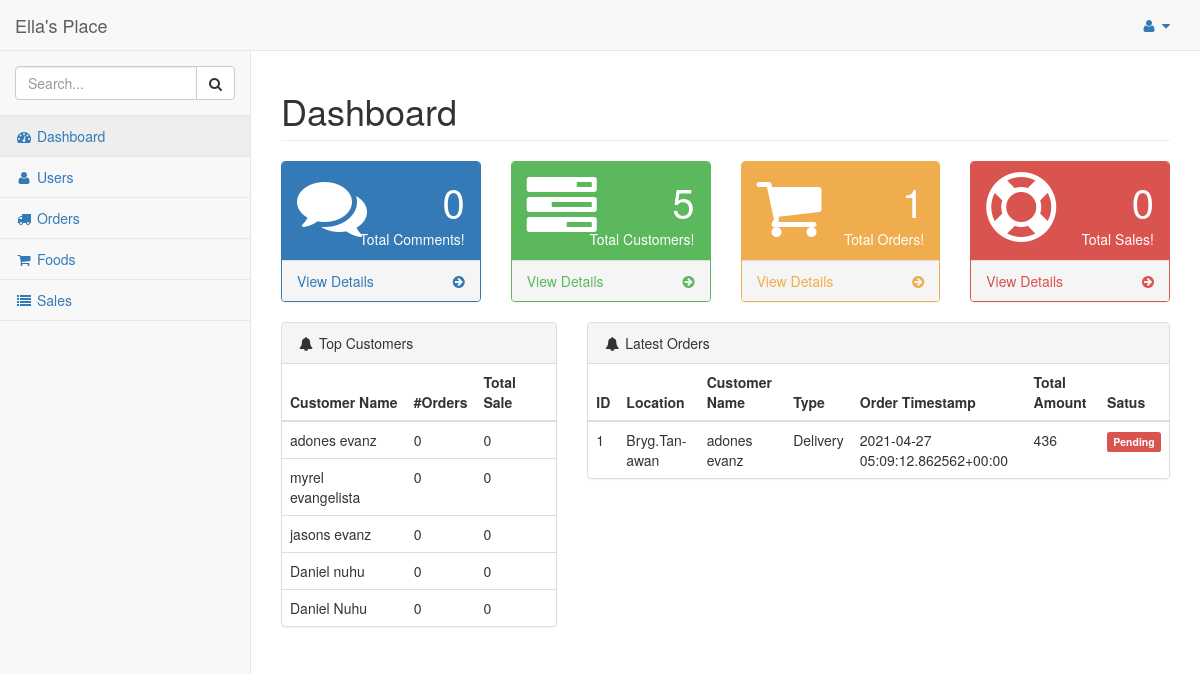
Page /dashboard/admin/ (signed in) on the committed database.
### hotel/models.py (models this page shows, shortened)
class Customer(models.Model):
    pending = 'Pending'
    verified = 'Verified'
    STATUS = (
        (pending,pending),
        (verified,verified),
    )
    customer = models.ForeignKey(User, on_delete=models.CASCADE)
    address = models.TextField()
    contact = models.CharField(max_length = 10)
    orders = models.IntegerField(default=0)
    total_sale = models.IntegerField(default=0)

class Order(models.Model):
    pending = 'Pending'
    completed = 'Completed'
    STATUS = (
        (pending,pending),
        (completed,completed),
    )
    cod = 'Cash On Delivery'
    card = 'Card Payment'
    upi = 'UPI Payment'
    PAYMENT = (
        (cod,cod),
        (card,card),
        (upi,upi),
    )
    pickup = 'PickUp'
    delivery = 'Delivery'
    TYPE = (
        (pickup, pickup),
        (delivery, delivery),
    )
    customer = models.ForeignKey(Customer,on_delete=models.CASCADE)
    order_timestamp = models.CharField(max_length=100, blank=True)
    delivery_timestamp = models.CharField(max_length=100, blank=True)
    payment_status = models.CharField(max_length = 100, choices = STATUS)
    delivery_status = models.CharField(max_length = 100, choices = STATUS)
    if_cancelled = models.BooleanField(default = False)
    total_amount = models.IntegerField()
    payment_method = models.CharField(max_length = 100, choices = PAYMENT)
    location = models.CharField(max_length=200, blank=True, null=True)
    delivery_boy = models.ForeignKey(Staff,on_delete=models.CASCADE, null=True, blank=True)

### hotel/views.py (the view)
# urls.py: url(r'^dashboard/admin/$', views.dashboard_admin, name='dashboard_admin'),
@login_required
@staff_member_required
def dashboard_admin(request):
    comments = Comment.objects.count()
    orders = Order.objects.count()
    customers = Customer.objects.count()
    completed_orders = Order.objects.filter(payment_status="Completed")
    top_customers = Customer.objects.filter().order_by('-total_sale')
    latest_orders = Order.objects.filter().order_by('-order_timestamp')
    datas = Data.objects.filter().order_by('date')
    sales = 0
    for order in completed_orders:
        sales += order.total_amount
    context = {
        'comments':comments,
        'orders':orders,
        'customers':customers,
        'sales':sales,
        'top_customers': top_customers,
        'latest_orders':latest_orders,
        'datas':datas,
    }
    return render(request, 'admin_temp/index.html', context)

### hotel/templates/admin_temp/index.html (shortened to what this page needs)
{% load staticfiles %}
{% include "includes/base.html" %}
{% include "includes/navbarheader.html" %}
{% include "includes/navtop.html" %}
{% include "includes/sidemenu.html" %}
</nav>
<div id="page-wrapper">
    <div class="row">
        <div class="col-lg-12">
            <h1 class="page-header">Dashboard</h1>
        </div>
    </div>
    <div class="row">
        <div class="col-lg-3 col-md-6">
            <div class="panel panel-primary">
                <div class="panel-heading">
                    <div class="row">
                        <div class="col-xs-3">
                            <i class="fa fa-comments fa-5x"></i>
                        </div>
                        <div class="col-xs-9 text-right">
                            <div class="huge">{{comments}}</div>
                            <div>Total Comments!</div>
                        </div>
                    </div>
                </div>
                <a href="#">
                    <div class="panel-footer">
                        <span class="pull-left">View Details</span>
                        <span class="pull-right">
                            <i class="fa fa-arrow-circle-right"></i>
                        </span>
                        <div class="clearfix"></div>
                    </div>
                </a>
            </div>
        </div>
        <div class="col-lg-3 col-md-6">
            <div class="panel panel-green">
                <div class="panel-heading">
                    <div class="row">
                        <div class="col-xs-3">
                            <i class="fa fa-tasks fa-5x"></i>
                        </div>
                        <div class="col-xs-9 text-right">
                            <div class="huge">{{customers}}</div>
                            <div>Total Customers!</div>
                        </div>
                    </div>
                </div>
                <a href="{% url 'hotel:users_admin' %}">
                    <div class="panel-footer">
                        <span class="pull-left">View Details</span>
                        <span class="pull-right">
                            <i class="fa fa-arrow-circle-right"></i>
                        </span>
                        <div class="clearfix"></div>
                    </div>
                </a>
            </div>
        </div>
        <div class="col-lg-3 col-md-6">
            <div class="panel panel-yellow">
                <div class="panel-heading">
                    <div class="row">
                        <div class="col-xs-3">
                            <i class="fa fa-shopping-cart fa-5x"></i>
                        </div>
                        <div class="col-xs-9 text-right">
                            <div class="huge">{{orders}}</div>
                            <div>Total Orders!</div>
                        </div>
                    </div>
                </div>
                <a href="{% url 'hotel:orders_admin' %}">
                    <div class="panel-footer">
                        <span class="pull-left">View Details</span>
                        <span class="pull-right">
                            <i class="fa fa-arrow-circle-right"></i>
                        </span>
                        <div class="clearfix"></div>
                    </div>
                </a>
            </div>
        </div>
        <div class="col-lg-3 col-md-6">
            <div class="panel panel-red">
                <div class="panel-heading">
                    <div class="row">
                        <div class="col-xs-3">
                            <i class="fa fa-support fa-5x"></i>
                        </div>
                        <div class="col-xs-9 text-right">
                            <div class="huge">{{sales}}</div>
                            <div>Total Sales!</div>
                        </div>
                    </div>
                </div>
                <a href="{% url 'hotel:sales_admin' %}">
                    <div class="panel-footer">
                        <span class="pull-left">View Details</span>
                        <span class="pull-right">
                            <i class="fa fa-arrow-circle-right"></i>
                        </span>
                        <div class="clearfix"></div>
                    </div>
                </a>
            </div>
        </div>
    </div>
            <div class="row">
                <div class="col-lg-4">
                    <div class="panel panel-default">
                        <div class="panel-heading">
                            <i class="fa fa-bell fa-fw"></i> Top Customers
                        </div>
                        <table class="table">
                          <thead>
                            <tr>
                              <th scope="col">Customer Name</th>
                              <th scope="col">#Orders</th>
                              <th scope="col">Total Sale</th>
                            </tr>
                          </thead>
                          <tbody>
                            {% for customer in top_customers %}
                            <tr>
                              <td>{{customer.customer.first_name}} {{customer.customer.last_name}}</td>
                              <td>{{customer.orders}}</td>
                              <td>{{customer.total_sale}}</td>
                            </tr>
                            {% endfor %}
                          </tbody>
                        </table>
                    </div>
                </div>
                <div class="col-lg-8">
                    <div class="panel panel-default">
                        <div class="panel-heading">
                            <i class="fa fa-bell fa-fw"></i> Latest Orders
                        </div>
                        <table class="table">
                          <thead>
                            <tr>
                              <th scope="col">ID</th>
                              <th scope="col">Location</th>
                              <th scope="col">Customer Name</th>
                              <th scope="col">Type</th>
                              <th scope="col">Order Timestamp</th>
                              <th scope="col">Total Amount</th>
                              <th scope="col">Satus</th>
                            </tr>
                          </thead>
                          <tbody>
                            {% for order in latest_orders %}
                            <tr>
                              <td>{{order.id}}</td>
                              <td>{{order.location}}</td>
                              <td>{{order.customer.customer.first_name}} {{order.customer.customer.last_name}}</td>
                              <td>Delivery</td>
                              <td>{{order.order_timestamp}}</td>
                              <td>{{order.total_amount}}</td>
                              <td>
                                  {% if order.delivery_status == "Completed" %}
                                    <span class="label label-success">Delivered</span>
                                  {% elif order.delivery_status == "Processing" %}
                                    <span class="label label-warning">Processing</span>
                                  {% else %}
                                    <span class="label label-danger">Pending</span>
                                  {% endif %}
                              </td>
                            </tr>
                            {% endfor %}
                          </tbody>
                        </table>
                    </div>
                </div>
            </div>
            <div id="chart_div" style="width: 100%; height: 500px;"></div>
        </div>
    </div>
{% include "includes/scripts.html" %}

### rows in the picture
Customer: customer.first_name "adones", customer.last_name "evanz", orders "0", total_sale "0"
Customer: customer.first_name "myrel", customer.last_name "evangelista", orders "0", total_sale "0"
Customer: customer.first_name "jasons", customer.last_name "evanz", orders "0", total_sale "0"
Customer: customer.first_name "Daniel", customer.last_name "nuhu", orders "0", total_sale "0"
Customer: customer.first_name "Daniel", customer.last_name "Nuhu", orders "0", total_sale "0"
Order: id "1", location "Bryg.Tan-awan", customer.customer.first_name "adones", customer.customer.last_name "evanz", order_timestamp "2021-04-27 05:09:12.862562+00:00", total_amount "436", delivery_status "Pending"

### other values in the picture
{{ comments }} "0"
{{ customers }} "5"
{{ orders }} "1"
{{ sales }} "0"
